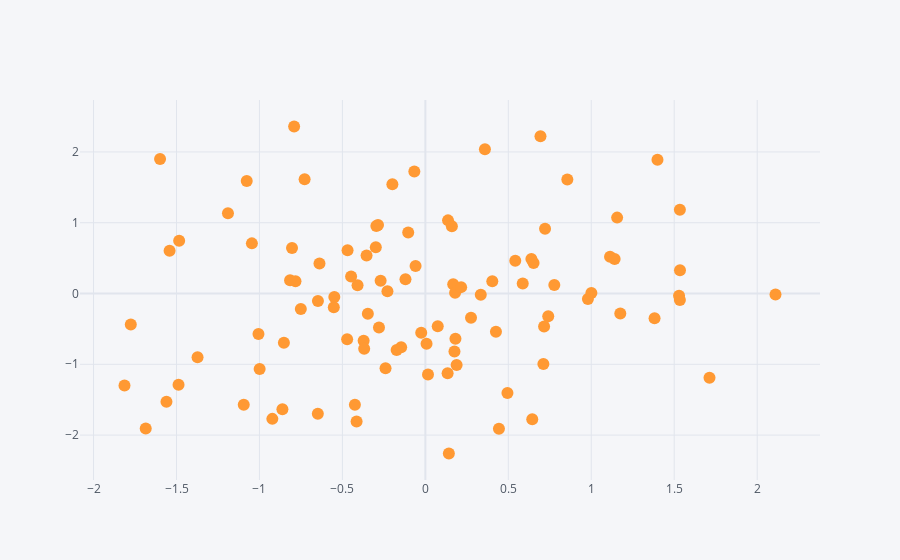

Notebook source saved alongside this figure:
### Code cell
df.iplot(kind='scatter',x='A',y='B',mode='markers')
